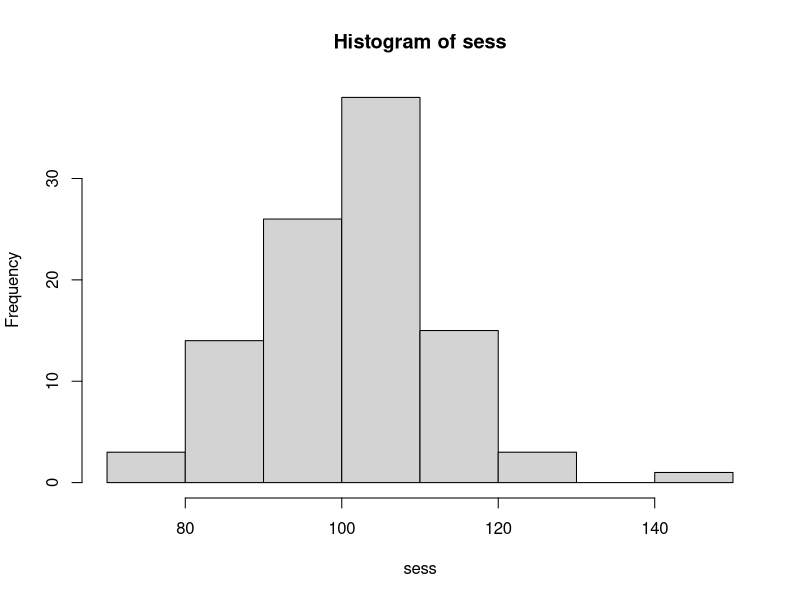
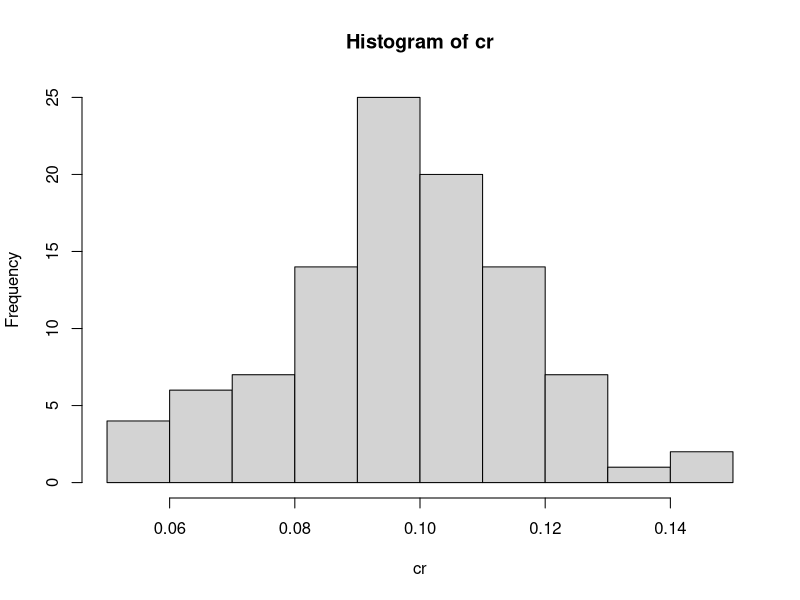
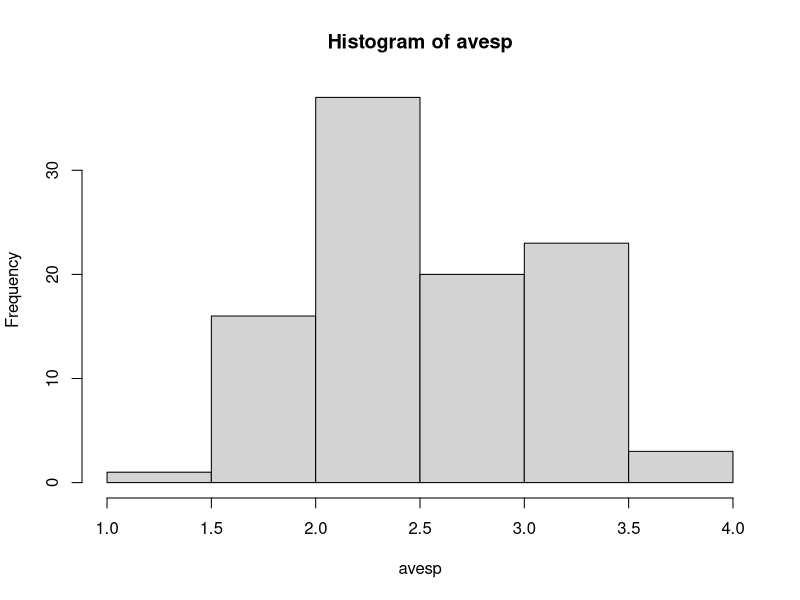
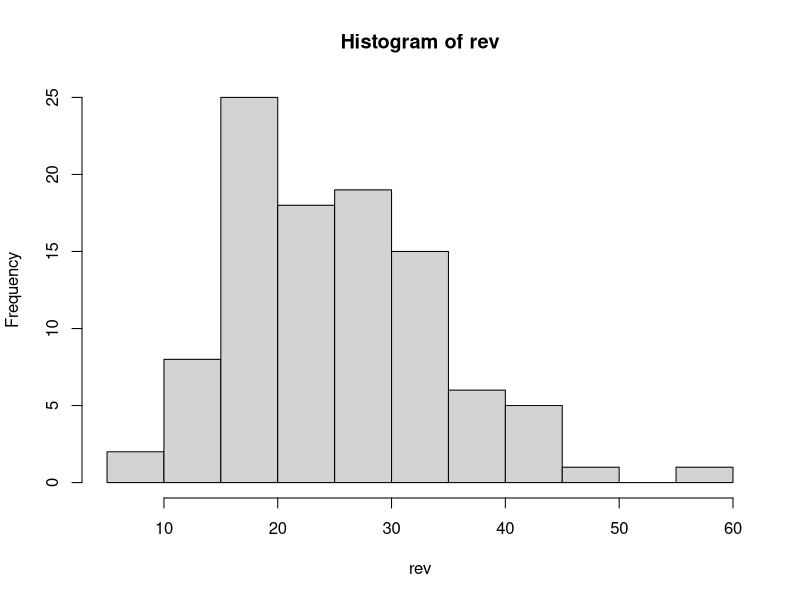
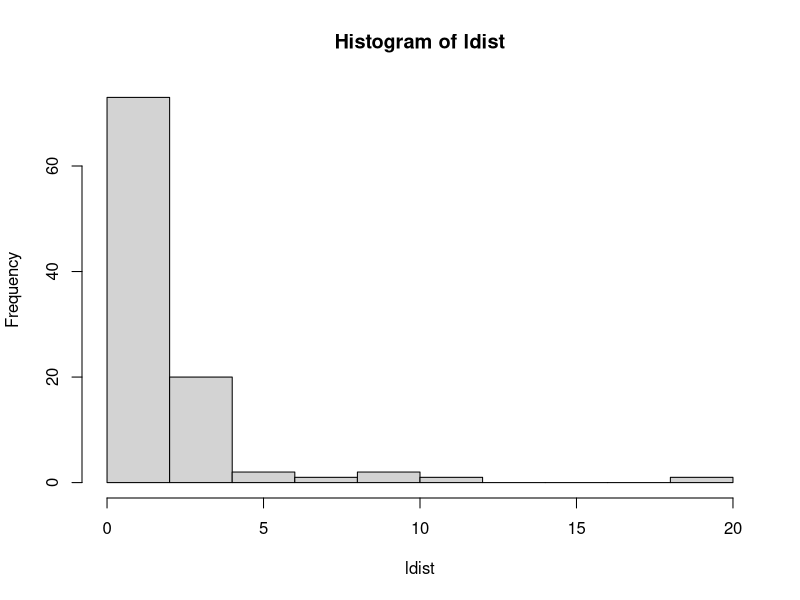
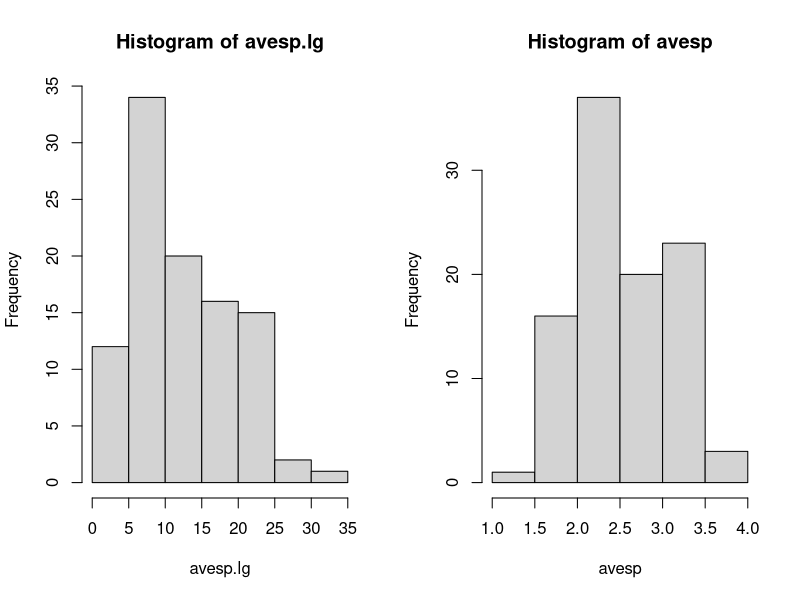
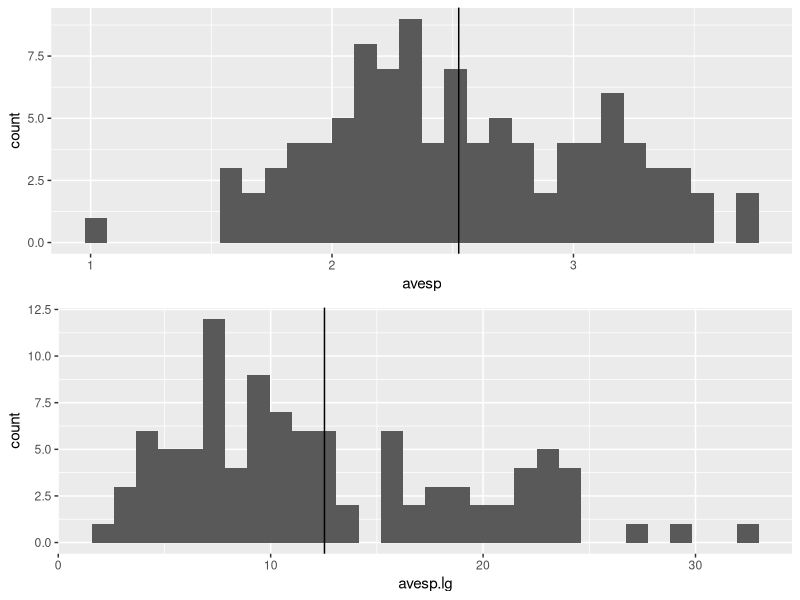

Write R code to recreate these figures, in order.
## Monte Carlo Simulation Example

## create simulations for website conversions

## general model
## sessions x conversion rate x average spend = revenue

library(tidyverse)
library(gridExtra)
sess <- rnorm(100, mean=100, sd=12)
sess
hist(sess)

cr <- rnorm(100, mean=0.1, sd=0.02)
cr
hist(cr)

avesp <- rnorm(100, mean=2.50, sd=0.55)
avesp
hist(avesp)

rev <- sess * cr * avesp
rev
hist(rev)
mean(rev)
sd(rev)

### generating skewed distribution
## basic example log normal distribution
ldist <- rlnorm(100, meanlog=0, sdlog=1)
hist(ldist)

## avesp
avesp.lg <- rlnorm(100, meanlog=2.50, sdlog=0.55)
par(mfrow=c(1,2))
hist(avesp.lg)
hist(avesp)
df.avesp <- data.frame(avesp.lg=avesp.lg,
                       avesp=avesp)
p.avesp <- ggplot(df.avesp, aes(x=avesp))+geom_histogram()+
  geom_vline(xintercept = mean(avesp))
p.avesp.lg <- ggplot(df.avesp, aes(x=avesp.lg))+geom_histogram()+
  geom_vline(xintercept=mean(avesp.lg))

grid.arrange(p.avesp, p.avesp.lg, nrow=2)